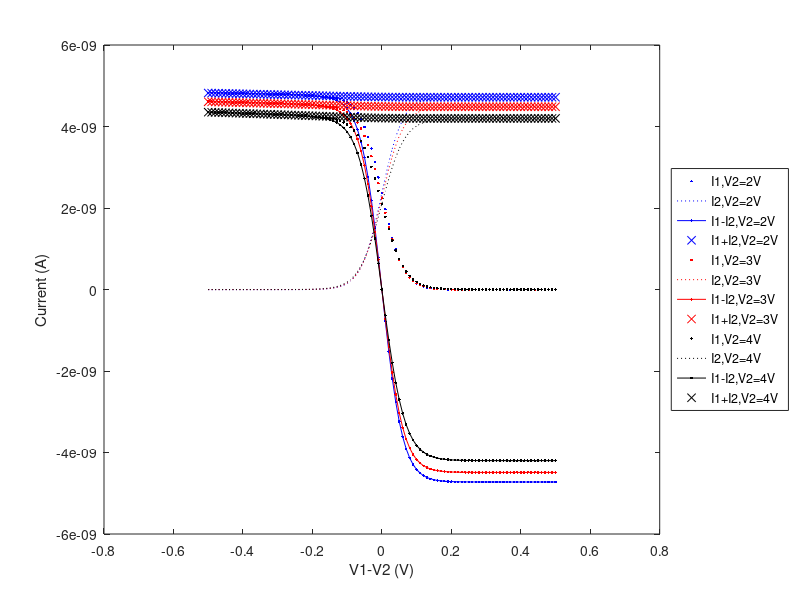
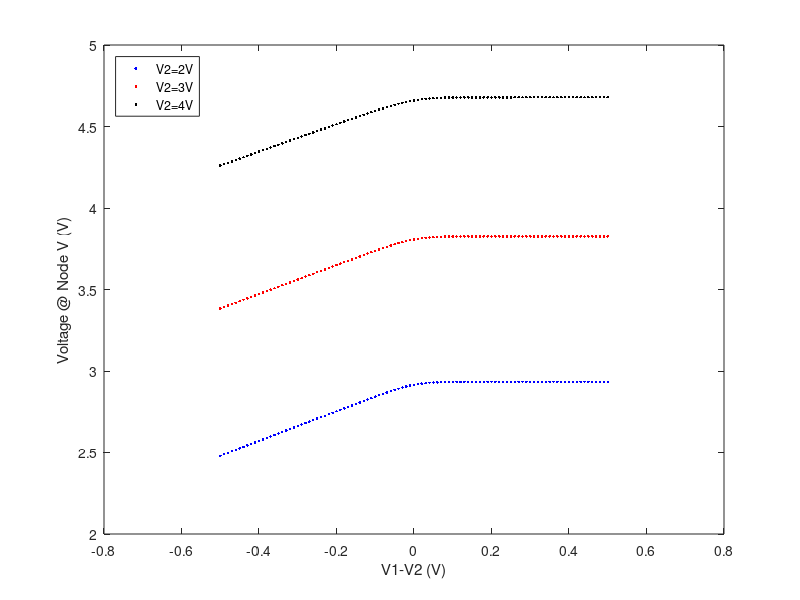

The MATLAB source for these figures, in order: (Note: this script raises an error after producing the figures.)
%%
load('Postlab7.mat')
%%
Idiff2 = I1bb2 - I2bb2;
Isum2 = I1bb2 + I2bb2;
Idiff3 = I1bb3 - I2bb3;
Isum3 = I1bb3 + I2bb3;
Idiff4 = I1bb4 - I2bb4;
Isum4 = I1bb4 + I2bb4;

plot(Vdm,I1bb2,'b.')
hold on
plot(Vdm,I2bb2,'b:','MarkerSize',20)
plot(Vdm,Idiff2,'b.-')
plot(Vdm,Isum2,'bx')
plot(Vdm,I1bb3,'r.')
plot(Vdm,I2bb3,'r:')
plot(Vdm,Idiff3,'r.-')
plot(Vdm,Isum3,'rx')
plot(Vdm,I1bb4,'k.')
plot(Vdm,I2bb4,'k:')
plot(Vdm,Idiff4,'k.-')
plot(Vdm,Isum4,'kx')
xlabel('V1-V2 (V)')
ylabel('Current (A)')
legend('I1,V2=2V','I2,V2=2V','I1-I2,V2=2V','I1+I2,V2=2V','I1,V2=3V','I2,V2=3V','I1-I2,V2=3V','I1+I2,V2=3V','I1,V2=4V','I2,V2=4V','I1-I2,V2=4V','I1+I2,V2=4V','Location','eastoutside')

figure
plot(Vdm,Vbb2,'b.')
hold on
plot(Vdm,Vbb3,'r.')
plot(Vdm,Vbb4,'k.')
xlabel('V1-V2 (V)')
ylabel('Voltage @ Node V (V)')
legend('V2=2V','V2=3V','V2=4V','Location','Northwest')


%%
Vx = vx(1:51);
Vy1 = Vn001(1:51);
Vy2 = Vn001(53:103);
Vy3 = Vn001(105:155);
Vy4 = Vn001(157:207);
Vy5 = Vn001(209:259);

Vz1 = sqrt(Vx.^2 + 1)
Vz2 = sqrt(Vx.^2 + 4)
Vz3 = sqrt(Vx.^2 + 9)
Vz4 = sqrt(Vx.^2 + 16)
Vz5 = sqrt(Vx.^2 + 25)

plot(Vx, Vy1, 'ro')
hold on
plot(Vx, Vy2, 'bo')
hold on
plot(Vx, Vy3, 'ko')
hold on
plot(Vx, Vy4, 'go')
hold on
plot(Vx, Vy5, 'co')

plot(Vx, Vz1, 'r-')
plot(Vx, Vz2, 'b-')
plot(Vx, Vz3, 'k-')
plot(Vx, Vz4, 'g-')
plot(Vx, Vz5, 'c-')

lgd = legend('Exp Vy = 1V','Exp Vy = 2V', 'Exp Vy = 3V', 'Exp Vy = 4V', 'Exp Vy = 5V','Theo Vy = 1V','Theo Vy = 2V', 'Theo Vy = 3V', 'Theo Vy = 4V', 'Theo Vy = 5V');
title('Vz as a Function fo Vx and Vy');
ylabel('Vz (V)');
xlabel('Vx (V)')